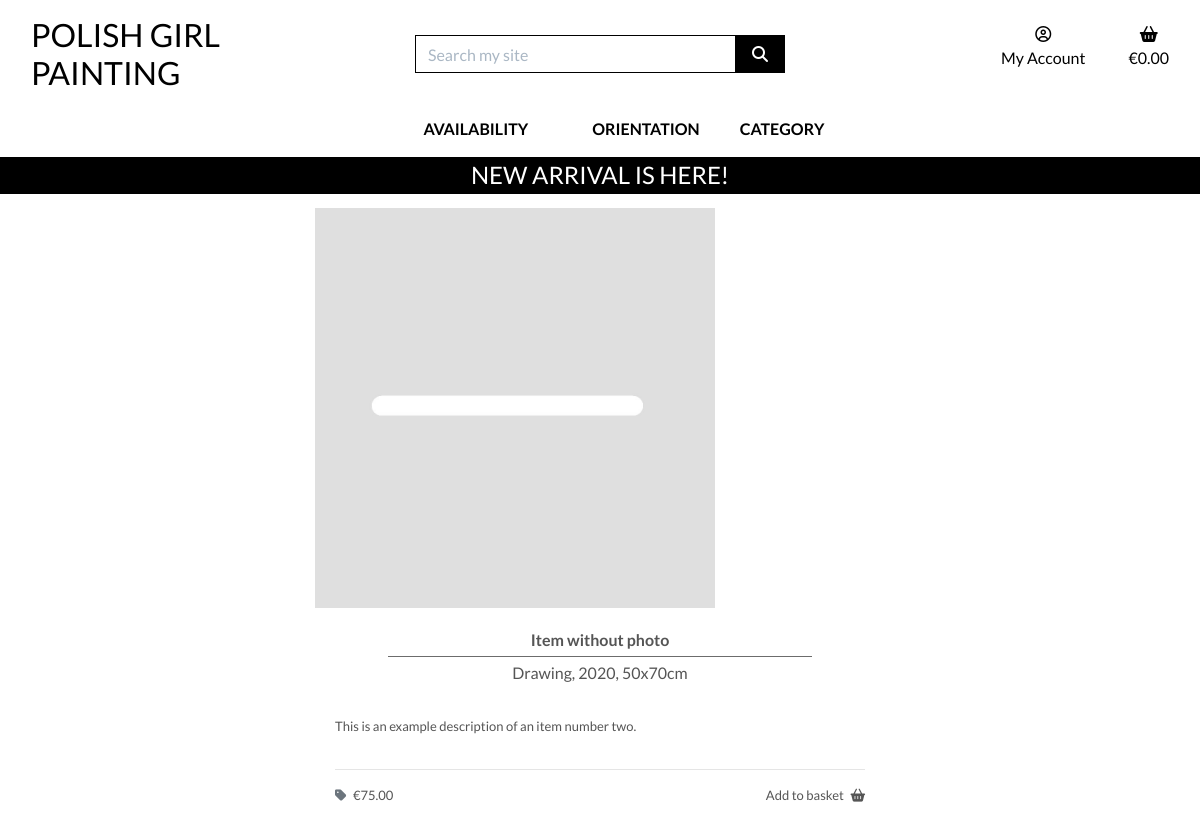
Screenshot of /products/2/ with the database file from the repository.
### products/models.py (models this page shows, shortened)
class Product(models.Model):
    sku = models.CharField(
        max_length=254,
        null=True,
        blank=True)
    title = models.CharField(
        max_length=254,
        unique=True)
    excerpt = models.TextField(
        blank=True)
    description = models.TextField()
    price = models.DecimalField(
        max_digits=6,
        decimal_places=2,
        null=True,
        blank=True)
    image = models.ImageField(
        null=True,
        blank=True)
    category = models.ForeignKey(
        'Category',
        null=True,
        blank=True,
        on_delete=models.SET_NULL)
    orientation = models.CharField(
        max_length=9,
        choices=ORIENTATION,
        null=True,
        blank=True)
    priority = models.CharField(
        max_length=10,
        choices=PRIORITY_CHOICES,
        default="3 - Normal",
        null=True,
        blank=True)
    available = models.BooleanField(
        default=True)
    created_on = models.DateTimeField(
        auto_now_add=True)
    updated_on = models.DateTimeField(
        auto_now=True)
    live = models.BooleanField(
        default=False)
    class Meta:
        ordering = ['priority', 'created_on']

### products/views.py (the view)
def product_detail(request, product_id):
    product = get_object_or_404(Product, pk=product_id)
    context = {
        'product': product,
    }
    return render(request, 'products/product_detail.html', context)

### products/templates/products/product_detail.html (shortened to what this page needs)
{% extends "base.html" %}
{% load static %}
{% block page_header %}
    <div class="container header-container">
    </div>
{% endblock %}
{% block content %}
    <div class="container-fluid">
        <div class="row">
            <div class="col-12 col-md-8 offset-md-2 col-lg-6 offset-lg-3 mt-5">
                <div class="image-container">
                    {% if product.image %}
                        <a href="{{ product.image.url }}" target="_blank">
                            <img src="{{ product.image.url }}" alt="{{ product.title }}" class="card-img-top img-fluid">
                        </a>
                    {% else %}
                        <a href="">
                            <img src="{{ MEDIA_URL }}placeholder.jpg" alt="{{ product.title }}" class="card-image-top img-fluid">
                        </a>
                    {% endif %}
                </div>
                <div class="card-body text-center">
                    <p class="mb-0 font-weight-bold">{{ product.title }}</p>
                    <hr class="hr-middle">
                    <p class="mb-0">{{ product.excerpt }}</p>
                </div>
                <div class="card-footer">
                    <div class="row">
                        <div class="col">
                            <p class="description">
                                {{ product.description }}
                            </p>
                            <hr>
                            <p class="float-left">
                                <i class="fas fa-tag mr-1 text-muted"></i> &euro;{{ product.price }}
                            </p>
                            <p class="float-right">
                                Add to basket
                                <i class="fas fa-shopping-basket ml-1"></i>
                            </p>
                        </div>
                    </div>
                </div>
            </div>
        </div>
    </div>
{% endblock %}

### static/css/base.css (style rules this page uses)
html { height: 100%; }
body { background: url('/media/homepage_background.jpg') no-repeat center center fixed; background-size: cover; height: calc(100vh - 164px); color: #555; font-family: 'Lato'; }
a:link { color: black; background-color: transparent; text-decoration: none; }
.hr-middle { height: 0.25px; background: rgb(120, 120, 120); width: 80%; margin: .25rem 10% .25rem 10%; }
.card-footer { background-color: #fff; border-top: none; padding-bottom: 0; }
.card-footer p { font-size: small; }
.image-container img { max-height: 50vh !important; object-fit: contain; }
.description { margin-bottom: 2rem; }
@media (min-width: 1200px) { .container { max-width: 80%; } }
@media (min-width: 992px) { .header-container { padding-top: 160px; } }

### rows the page displays
Product: title "Item without photo", excerpt "Drawing, 2020, 50x70cm", description "This is an example description of an item number two.", price "75.00"
